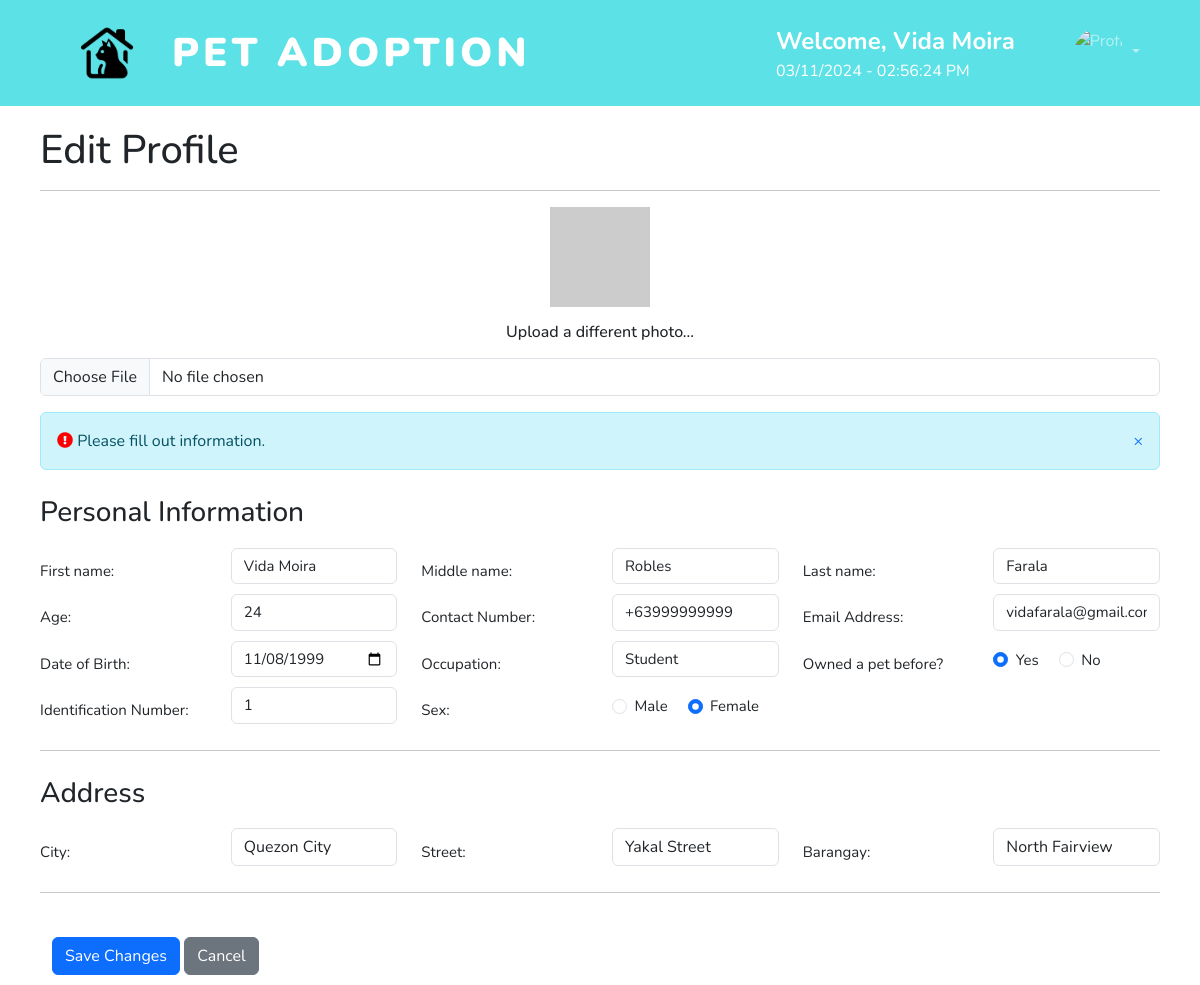
Page /account.php (signed in) on the committed database.
### tables this page shows
CREATE TABLE `tbl_staff` (
  `STAFF_ID` int(11) NOT NULL,
  `FIRST_NAME` varchar(255) NOT NULL,
  `MIDDLE_NAME` varchar(255) NOT NULL,
  `LAST_NAME` varchar(255) NOT NULL,
  `ROLE` varchar(255) NOT NULL,
  `PHONE_NUMBER` varchar(255) NOT NULL,
  `EMAIL` varchar(255) NOT NULL,
  `STREET` varchar(255) NOT NULL,
  `CITY` varchar(255) NOT NULL,
  `BARANGAY` varchar(255) NOT NULL,
  `PASSWORD` varchar(255) NOT NULL,
  `SEX` varchar(255) NOT NULL,
  `AGE` int(11) NOT NULL,
  `DATE_OF_BIRTH` varchar(255) NOT NULL,
  `OCCUPATION` varchar(255) NOT NULL,
  `OWNED_PET` varchar(255) NOT NULL
);

### account.php (the view, shortened to what this page needs)
<?php
$email = $_SESSION["email"];
$userType = $_SESSION["usertype"];
$firstName = $_SESSION["FIRST_NAME"];
$table = $_SESSION["table"];
include 'database.php';
$sql = "SELECT * FROM $table WHERE email = ?";
$stmt = mysqli_stmt_init($conn);
$prepareStmt = mysqli_stmt_prepare($stmt, $sql);
if ($prepareStmt) {
    mysqli_stmt_bind_param($stmt, "s", $email);
    mysqli_stmt_execute($stmt);
    $result = mysqli_stmt_get_result($stmt);
    $user = mysqli_fetch_assoc($result);
    if ($user) {
        $firstName = $user["FIRST_NAME"];
        $middleName = $user["MIDDLE_NAME"];
        $lastName = $user["LAST_NAME"];
    } else {
        die("User not found");
    }
} else {
    die("Something went wrong");
}
?>
<!DOCTYPE html>
<html lang="en">
<head>
        <link href="https://cdn.jsdelivr.net/npm/bootstrap@5.3.2/dist/css/bootstrap.min.css" rel="stylesheet">
    <link rel="stylesheet" href="https://cdnjs.cloudflare.com/ajax/libs/font-awesome/5.15.3/css/all.min.css" />
    <link rel="stylesheet" href="https://cdnjs.cloudflare.com/ajax/libs/font-awesome/5.15.3/css/all.min.css" />
    <link href="https://cdn.jsdelivr.net/npm/bootstrap@5.3.2/dist/css/bootstrap.min.css" rel="stylesheet">
    <link rel="stylesheet" href="account.css">
</head>
<body onload=display_ct();>
<nav class="navbar navbar-expand-lg navbar-dark">
    <div class="container">
      <a class="navbar-brand fs-1 text-uppercase" id href="#"><img src="petLogo.png" alt="LOGO" id="logo">Pet Adoption</a>
            <ul class="navbar-nav justify-content-end flex-grow-1 pe-3">
                <li class="nav-item d-flex flex-column" style="display: inline-flex; justify-content: center; align-items: right;">
                    <span style="padding-right: 15px;" class="fs-4 fw-bold text-white">
                    Welcome, <?php echo ucfirst($_SESSION['FIRST_NAME']);?>
                    </span>
                    <span id='ct7' class="text-white" style="background-color: none"></span>
                </li>
            </ul>
            <ul class="navbar-nav ms-auto mb-2 mb-lg-0 profile-menu">
                <li class="nav-item dropdown">
                    <a class="nav-link dropdown-toggle" href="#" id="navbarDropdown" role="button" data-bs-toggle="dropdown" aria-expanded="false">
                    <div class="profile-pic">
                        <img src="https://source.unsplash.com/250x250?girl" alt="Profile Picture">
                    </div>
                    </a>
                </li>
            </ul>
    </div>
  </nav>
        <div class="container" style="padding: 10px; margin-top: 10px;">
            <h1>Edit Profile</h1>
              <hr>
            <div class="row-cols-lg-1">
              <div class="col-md-3">
                <div class="text-center">
                  <img src="//placehold.it/100" class="avatar img-circle" alt="avatar">
                  <h6 class="mt-3 mb-3">Upload a different photo...</h6>
                  <input type="file" class="form-control">
                </div>
              </div>
              <div class="col-md-10 personal-info">
                <div class="alert alert-info alert-dismissable mt-3">
                  <a class="panel-close close" data-dismiss="alert" style="text-decoration: none; float: right;" id="close">×</a>
                  <i class="fa fa-exclamation-circle" style="color: red;"></i>
                    Please fill out information.
                </div>
                <h3 style="padding-bottom: 10px; padding-top: 10px;">Personal Information</h3>
                <form class="form-horizontal" role="form" form action="account.php" method="Post" style="font-size: 15px;">
                <div class="form-group row">
                  <label class="col-lg-2 control-label">First name:</label>
                  <div class="col-lg-2">
                      <input class="form-control" type="text" value="<?php echo $firstName; ?>" name="firstname" style="font-size: 15px;">
                  </div>
                  <label class="col-lg-2 control-label">Middle name:</label>
                  <div class="col-lg-2">
                      <input class="form-control" type="text" value="<?php echo $middleName; ?>" name="middlename" style="font-size: 15px;">
                  </div>
                  <label class="col-lg-2 control-label">Last name:</label>
                  <div class="col-lg-2">
                      <input class="form-control" type="text" value="<?php echo $lastName; ?>" name="lastname" style="font-size: 15px;">
                  </div>
              </div>
                  <div class="form-group row">
                    <label class="col-lg-2 control-label">Age:</label>
                    <div class="col-lg-2">
                    <input class="form-control" type="text" id="age" name="age" value="<?php echo $user["AGE"]; ?>" style="font-size: 15px;">
                    </div>
                    <label class="col-lg-2 control-label">Contact Number:</label>
                    <div class="col-lg-2">
                    <input class="form-control" type="text" name="contact_number" value="<?php echo $user["PHONE_NUMBER"]; ?>" style="font-size: 15px;">
                    </div>
                    <label class="col-lg-2 control-label">Email Address:</label>
                    <div class="col-lg-2">
                    <input class="form-control" type="text" placeholder="jdcruz@gmail.com" value="<?php echo $email; ?>" name="email" style="font-size: 15px;">
                    </div>
                  </div>
                  <div class="form-group row">
                  <label class="col-lg-2 control-label">Date of Birth:</label>
                  <div class="col-lg-2">
                  <input class="form-control" type="date" id="date_of_birth" name="date_of_birth" style="font-size: 15px;" value="<?php echo $user["DATE_OF_BIRTH"]; ?>">
                  </div>
                    <label class="col-lg-2 control-label">Occupation:</label>
                    <div class="col-lg-2">
                      <input class="form-control" type="text" name="Occupation" value="<?php echo $user["OCCUPATION"]; ?>" style="font-size: 15px;">
                    </div>
                    <label class="col-lg-2 control-label">Owned a pet before?</label>
                    <div class="col-lg-2">
                        <div class="form-check form-check-inline">
                            <input class="form-check-input" type="radio" name="owned_pet" id="owned_yes" value="Yes" style="font-size: 15px;" <?php echo ($user["OWNED_PET"] === "Yes") ? "checked" : ""; ?>>
                            <label class="form-check-label" for="owned_yes">Yes</label>
                        </div>
                        <div class="form-check form-check-inline">
                            <input class="form-check-input" type="radio" name="owned_pet" id="owned_no" value="No" style="font-size: 15px;" <?php echo ($user["OWNED_PET"] === "No") ? "checked" : ""; ?>>
                            <label class="form-check-label" for="owned_no">No</label>
                        </div>
                    </div>
                  </div>
                <div class="form-group row">
                <label class="col-lg-2 control-label">Identification Number:</label>
                <div class="col-lg-2">
                    <?php
                    if ($userType === '1') {
                        echo '<input class="form-control" type="text" name="identification_number" value="' . $user["STAFF_ID"] . '" style="font-size: 15px;" readonly>';
                    } elseif ($userType === '2') {
                        echo '<input class="form-control" type="text" name="identification_number" value="' . $user["CLIENT_ID"] . '" style="font-size: 15px;" readonly>';
                    } elseif ($userType === '3') {
                        echo '<input class="form-control" type="text" name="identification_number" value="' . $user["VOLUNTEER_ID"] . '" style="font-size: 15px;" readonly>';
                    } else {
                        echo 'Invalid user type';
                    }
                    ?>
                </div>
                    <label class="col-lg-2 control-label">Sex:</label>
                    <div class="col-lg-2">
                        <div class="form-check form-check-inline">
                            <input class="form-check-input" type="radio" name="Sex" id="sex1" value="Male" style="font-size: 15px;" <?php echo ($user["SEX"] === "Male") ? "checked" : ""; ?>>
                            <label class="form-check-label" for="sex1">Male</label>
                        </div>
                        <div class="form-check form-check-inline">
                            <input class="form-check-input" type="radio" name="Sex" id="sex2" value="Female" style="font-size: 15px;" <?php echo ($user["SEX"] === "Female") ? "checked" : ""; ?>>
                            <label class="form-check-label" for="sex2">Female</label>
                        </div>
                    </div>
                </div>
                <hr>
                <h3 style="padding-bottom: 10px; padding-top: 10px;">Address</h3>
                    <div class="form-group row">
                        <label class="col-lg-2 control-label">City:</label>
                        <div class="col-lg-2">
                        <input class="form-control" type="text" name="City" value="<?php echo $user["CITY"]; ?>" placeholder="Manila">
                        </div>
                        <label class="col-lg-2 control-label">Street:</label>
                        <div class="col-lg-2">
                        <input class="form-control" type="text" name="Street" value="<?php echo $user["STREET"]; ?>" placeholder="Sampaloc Street">
                        </div>
                        <label class="col-lg-2 control-label">Barangay:</label>
                        <div class="col-lg-2">
                        <input class="form-control" type="text" name="Barangay" value="<?php echo $user["BARANGAY"]; ?>" placeholder="Tondo">
                        </div>
                    </div>
                    <hr>
                  </div>
                  <div class="form-group">
                    <div class="container mt-1">
                       <button type="submit" name="update" value="Update" class="btn btn-primary mr-2">Save Changes</button>
                       <?php
                            $cancelLink = ($userType === '1' || $userType === '3') ? "homeAdminVol.php" : "home.php";
                        ?>
                        <a href="<?php echo $cancelLink; ?>" class="btn btn-secondary">Cancel</a>
                    </div>
                  </div>
              </div>
          </div>
</body>
</html>

### account.css (style rules this page uses)
* { box-sizing: border-box; padding: 0; margin: 0; font-family: 'Nunito', sans-serif; }
body { background: white; }
nav { background-color: #5CE1E6 !important; }
.navbar-brand { font-weight: 900; display: flex; justify-content: center; align-items: center; letter-spacing: 4px; }
#logo { height: 80px; width: 130px; }
.navbar-nav > li { padding: 10px; }
.navbar-nav > li > a { border-radius: 10px; }
.profile-pic { display: inline-block; vertical-align: middle; width: 50px; height: 50px; overflow: hidden; border-radius: 50%; }
.profile-pic img { width: 100%; height: auto; object-fit: cover; }
div.form-group.row { display: flex; justify-content: center; align-items: center; }
div.form-group.row input { margin-bottom: 10px; }
input { padding: 0; margin: 0; }

### rows in the picture
tbl_staff: firstname "Vida Moira", middlename "Robles", lastname "Farala", age "24", contact_number "+63999999999", date_of_birth "11/08/1999", Occupation "Student", OWNED_PET "☑ Yes", OWNED_PET "☐ No", identification_number "1", SEX "☐ Male", SEX "☑ Female", City "Quezon City", Street "Yakal Street", Barangay "North Fairview"

### other values in the picture
$_SESSION['FIRST_NAME'] "Vida Moira"
